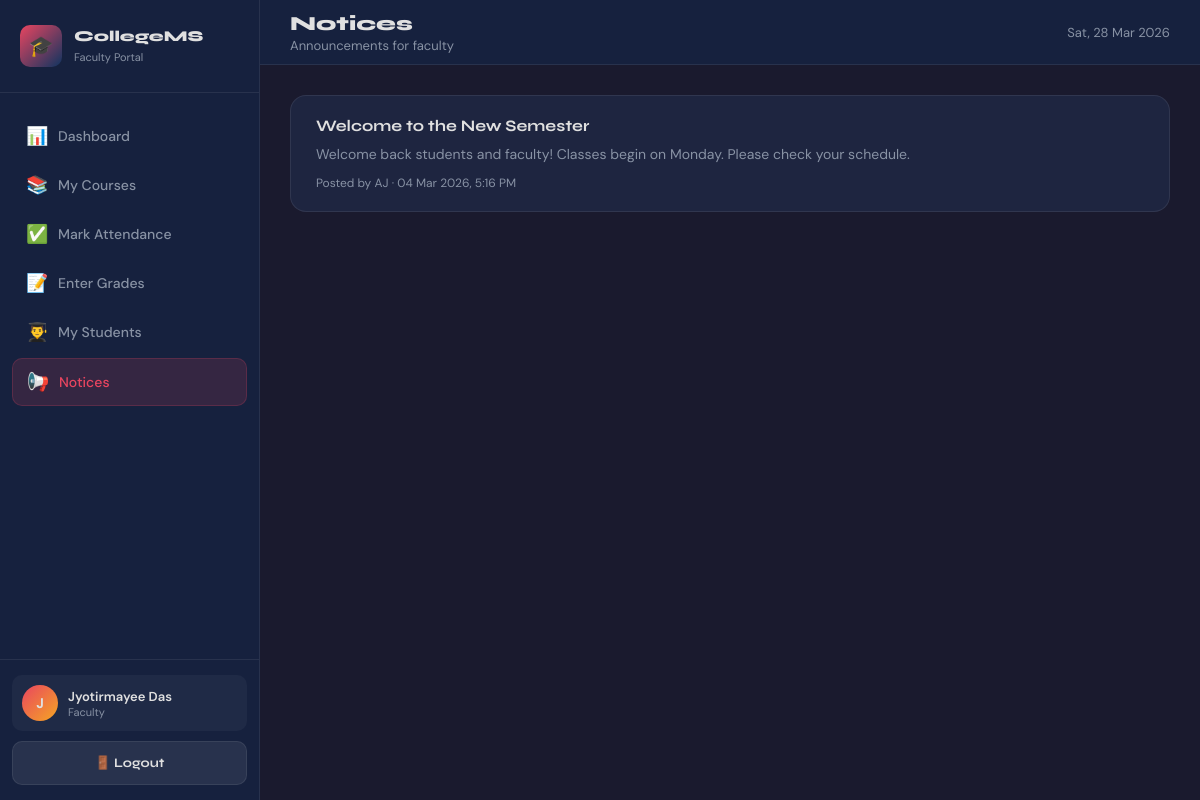
The page /faculty/notices.php (signed in) on the database its author committed.
### tables this page shows
CREATE TABLE notices (
  id INT AUTO_INCREMENT PRIMARY KEY,
  title VARCHAR(200) NOT NULL,
  content TEXT NOT NULL,
  posted_by INT NULL,
  target_role ENUM('all','student','faculty') NOT NULL DEFAULT 'all',
  created_at TIMESTAMP DEFAULT CURRENT_TIMESTAMP,
  CONSTRAINT fk_notice_user FOREIGN KEY (posted_by) REFERENCES users(id) ON DELETE SET NULL,
  INDEX idx_notice_target (target_role),
  INDEX idx_notice_date (created_at)
);

CREATE TABLE users (
  id INT AUTO_INCREMENT PRIMARY KEY,
  name VARCHAR(100) NOT NULL,
  email VARCHAR(100) NOT NULL UNIQUE,
  password VARCHAR(255) NOT NULL,
  role ENUM('admin','student','faculty') NOT NULL,
  created_at TIMESTAMP DEFAULT CURRENT_TIMESTAMP
);

### includes/auth.php (called while the page is built, shortened)
<?php
function e($value): string {
    return htmlspecialchars((string)$value, ENT_QUOTES, 'UTF-8');
}
?>

### faculty/notices.php (the view, shortened to what this page needs)
<?php
require_once '../includes/db.php';
require_once '../includes/auth.php';
$stmt = mysqli_prepare($conn, "
  SELECT n.title, n.content, n.created_at, u.name as author
  FROM notices n
  LEFT JOIN users u ON n.posted_by = u.id
  WHERE n.target_role IN ('all','faculty')
  ORDER BY n.created_at DESC, n.id DESC
  LIMIT 50
");
mysqli_stmt_execute($stmt);
$notices = mysqli_stmt_get_result($stmt);
?>
<!DOCTYPE html>
<html lang="en">
<head>
  <link rel="stylesheet" href="../css/style.css">
</head>
<body>
<div class="dashboard-layout">
  <aside class="sidebar" id="sidebar">
    <div class="sidebar-header"><div class="logo-icon">🎓</div><div><h3>CollegeMS</h3><span>Faculty Portal</span></div></div>
    <nav class="sidebar-nav">
      <a href="dashboard.php"  class="nav-link"><span class="nav-icon">📊</span> Dashboard</a>
      <a href="my_courses.php" class="nav-link"><span class="nav-icon">📚</span> My Courses</a>
      <a href="attendance.php" class="nav-link"><span class="nav-icon">✅</span> Mark Attendance</a>
      <a href="grades.php"     class="nav-link"><span class="nav-icon">📝</span> Enter Grades</a>
      <a href="students.php"   class="nav-link"><span class="nav-icon">👨‍🎓</span> My Students</a>
      <a href="notices.php"    class="nav-link active"><span class="nav-icon">📢</span> Notices</a>
    </nav>
    <div class="sidebar-footer">
      <div class="user-info">
        <div class="user-avatar"><?= e(strtoupper(substr($_SESSION['user_name'] ?? 'F', 0, 1))) ?></div>
        <div><div class="user-name"><?= e($_SESSION['user_name'] ?? 'Faculty') ?></div><div class="user-role">Faculty</div></div>
      </div>
      <a href="logout.php" class="btn btn-secondary" style="width:100%; font-size:13px;">🚪 Logout</a>
    </div>
  </aside>
  <div class="main-content">
    <header class="topbar">
      <div style="display:flex; align-items:center; gap:15px;">
        <div class="topbar-title"><h1>Notices</h1><p>Announcements for faculty</p></div>
      </div>
      <div class="topbar-right"><div style="font-size:13px; color:var(--text-muted)"><?= date('D, d M Y') ?></div></div>
    </header>
    <div class="page-content">
      <div style="display:flex; flex-direction:column; gap:15px;">
        <?php $has=false; while($n=mysqli_fetch_assoc($notices)) { $has=true; ?>
        <div class="card">
          <div class="card-body" style="padding:20px 25px;">
            <h3 style="font-size:16px; margin-bottom:8px;"><?= e($n['title']) ?></h3>
            <p style="color:var(--text-muted); font-size:14px; line-height:1.6;"><?= nl2br(e($n['content'])) ?></p>
            <div style="margin-top:10px; font-size:12px; color:var(--text-muted);">
              Posted by <?= e($n['author'] ?? '—') ?> · <?= date('d M Y, g:i A', strtotime($n['created_at'])) ?>
            </div>
          </div>
        </div>
        <?php } ?>
      </div>
    </div>
  </div>
</div>
</body>
</html>

### css/style.css (style rules this page uses)
:root { --primary: #1a1a2e; --secondary: #16213e; --accent: #e94560; --accent2: #0f3460; --gold: #f5a623; --text: #e0e0e0; --text-muted: #8892a4; --card-bg: #1e2540; --border: rgba(255,255,255,0.08); --success: #22c55e; --warning: #f59e0b; --danger: #ef4444; --info: #3b82f6; --sidebar-w: 260px; }
* { margin: 0; padding: 0; box-sizing: border-box; }
body { font-family: 'DM Sans', sans-serif; background: var(--primary); color: var(--text); min-height: 100vh; }
h1, h2, h3, h4, h5 { font-family: 'Syne', sans-serif; }
a { text-decoration: none; color: inherit; }
.btn { display: inline-flex; align-items: center; gap: 8px; padding: 13px 24px; border-radius: 10px; font-family: 'Syne', sans-serif; font-weight: 700; font-size: 15px; cursor: pointer; border: none; transition: all 0.3s; text-align: center; justify-content: center; }
.btn-secondary { background: rgba(255,255,255,0.08); color: var(--text); border: 1px solid var(--border); }
.dashboard-layout { display: flex; min-height: 100vh; }
.sidebar { width: var(--sidebar-w); background: var(--secondary); border-right: 1px solid var(--border); display: flex; flex-direction: column; position: fixed; height: 100vh; z-index: 100; transition: transform 0.3s; }
.sidebar-header { padding: 25px 20px; border-bottom: 1px solid var(--border); display: flex; align-items: center; gap: 12px; }
.sidebar-header .logo-icon { width: 42px; height: 42px; background: linear-gradient(135deg, var(--accent), var(--accent2)); border-radius: 10px; display: flex; align-items: center; justify-content: center; font-size: 20px; flex-shrink: 0; }
.sidebar-header h3 { font-size: 15px; font-weight: 800; line-height: 1.2; }
.sidebar-header span { font-size: 11px; color: var(--text-muted); font-family: 'DM Sans'; }
.sidebar-nav { flex: 1; padding: 20px 12px; overflow-y: auto; }
.nav-link { display: flex; align-items: center; gap: 12px; padding: 11px 14px; border-radius: 10px; font-size: 14px; font-weight: 500; color: var(--text-muted); transition: all 0.2s; margin-bottom: 3px; }
.nav-link.active { background: rgba(233,69,96,0.15); color: var(--accent); border: 1px solid rgba(233,69,96,0.2); }
.nav-link .nav-icon { font-size: 18px; width: 20px; text-align: center; }
.sidebar-footer { padding: 15px 12px; border-top: 1px solid var(--border); }
.user-info { display: flex; align-items: center; gap: 10px; padding: 10px; border-radius: 10px; background: rgba(255,255,255,0.04); margin-bottom: 10px; }
.user-avatar { width: 36px; height: 36px; background: linear-gradient(135deg, var(--accent), var(--gold)); border-radius: 50%; display: flex; align-items: center; justify-content: center; font-weight: 700; font-size: 14px; flex-shrink: 0; }
.user-name { font-size: 13px; font-weight: 600; }
.user-role { font-size: 11px; color: var(--text-muted); }
.main-content { flex: 1; margin-left: var(--sidebar-w); display: flex; flex-direction: column; min-height: 100vh; }
.topbar { background: var(--secondary); border-bottom: 1px solid var(--border); padding: 0 30px; height: 65px; display: flex; align-items: center; justify-content: space-between; position: sticky; top: 0; z-index: 50; }
.topbar-title h1 { font-size: 20px; font-weight: 800; }
.topbar-title p { font-size: 13px; color: var(--text-muted); margin-top: 1px; }
.topbar-right { display: flex; align-items: center; gap: 15px; }
.page-content { padding: 30px; flex: 1; }
.card { background: var(--card-bg); border: 1px solid var(--border); border-radius: 16px; overflow: hidden; margin-bottom: 25px; }
.card-body { padding: 25px; }

### rows shown on the page
notices: title "Welcome to the New Semester", content "Welcome back students and faculty! Classes begin on Monday. Please check your schedule.", posted_by.name "AJ", created_at "04 Mar 2026, 5:16 PM"

### other values the page prints
substr($_SESSION['user_name'] ?? 'F', 0, 1) "J"
$_SESSION['user_name'] "Jyotirmayee Das"
